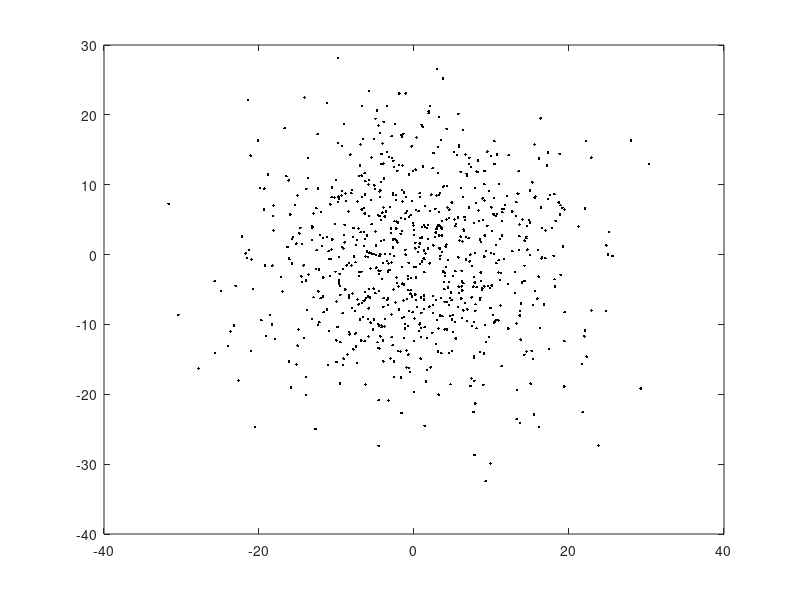

The MATLAB script that drew this image: (Note: this script raises an error after producing the figure.)
close all;
clear all;
clc;

X = [10*randn(400,2); 10*randn(400,2)];
plot (X(: ,1) ,X(: ,2) , 'k.');

figure;

[ cidx , ctrs ] = kmeans(X, 7 , 'dist' , 'sqEuclidean' , 'rep' ,5 , 'disp' ,'final' , 'EmptyAction' , 'singleton' );

plot (ctrs(:,1) ,ctrs (:,2), 'kx', ... 
X(cidx==1,1), X( cidx==1 ,2), 'r.', X(cidx==2,1), X(cidx==2,2), 'b.');
hold on
plot (X(cidx==3,1) ,X(cidx==3,2), 'y.', X(cidx ==4,1), X(cidx==4,2), 'g.');
hold on
plot (X(cidx==5,1) ,X(cidx==5,2), 'c.', X(cidx ==6,1), X(cidx==6,2), 'm.');
hold on
plot (X(cidx==7,1) ,X(cidx==7,2), 'k.');

figure;
[silk ,h]= silhouette (X, cidx , 'sqEuclidean') ;
mean( silk );